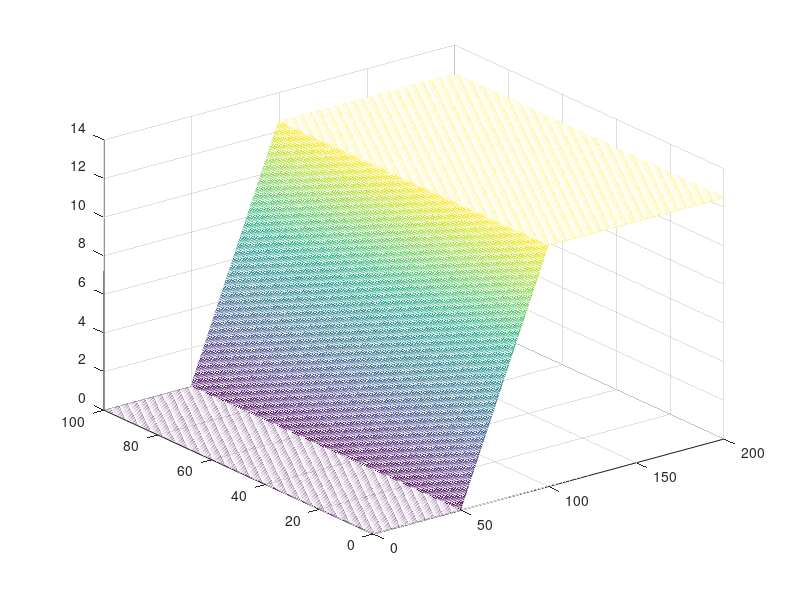
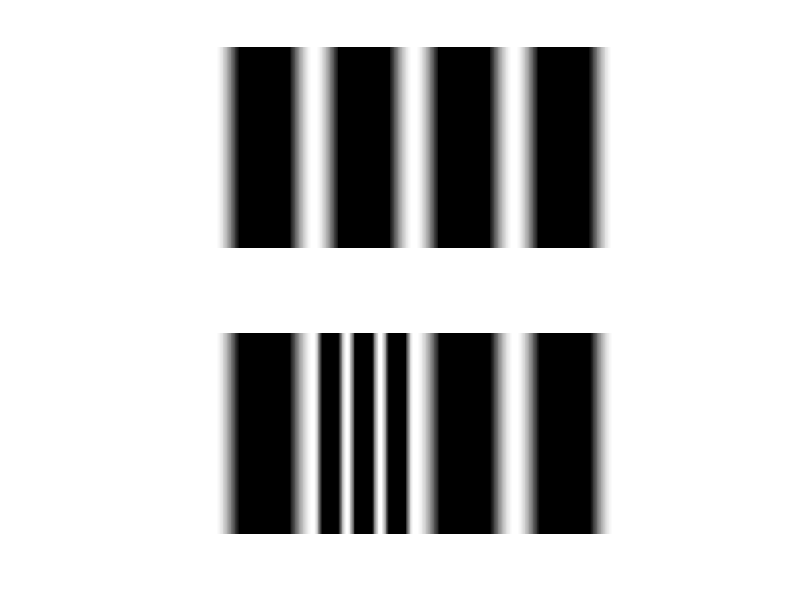

The MATLAB script that drew these images, in order: (Note: this script raises an error after producing the figures.)
surf(peaks)
axis vis3d off
for x = -200:5:200
    campos([x,5,10])
    set(gca,'Projection','perspective')
    camva(35)
    drawnow
end

%This program is to simulate different discontinuity and its struct light
%image
clear;clc;close all;
X=[0:0.4:200];
Y=[0:0.4:100];
[x,y]=meshgrid(X,Y);
M=length(X);
N=length(Y);
z=zeros(N,M);
%z(find(X<60))=0;
Mid1=fix(M/4);
Mid2=fix(M/2);
for k=Mid1:Mid2
    z(:,k)=z(:,k)+0.1*(k-Mid1);
end
for k=Mid2+1:M
    z(:,k)=z(:,k)+0.1*(Mid2-Mid1);
end

figure(1);
mesh(x,y,z)
f0=0.02;
I1=cos(2*pi*f0*x);
I2=cos(2*pi*f0*x+z);

figure(2);
subplot(2,1,1);
imshow(I1);
subplot(2,1,2);
imshow(I2);
figure(3);
colormap(Gray);
mesh(x,y,z,I2);
view([0 90]);
set(gca, 'CameraPosition', [100 5000 2000]);
